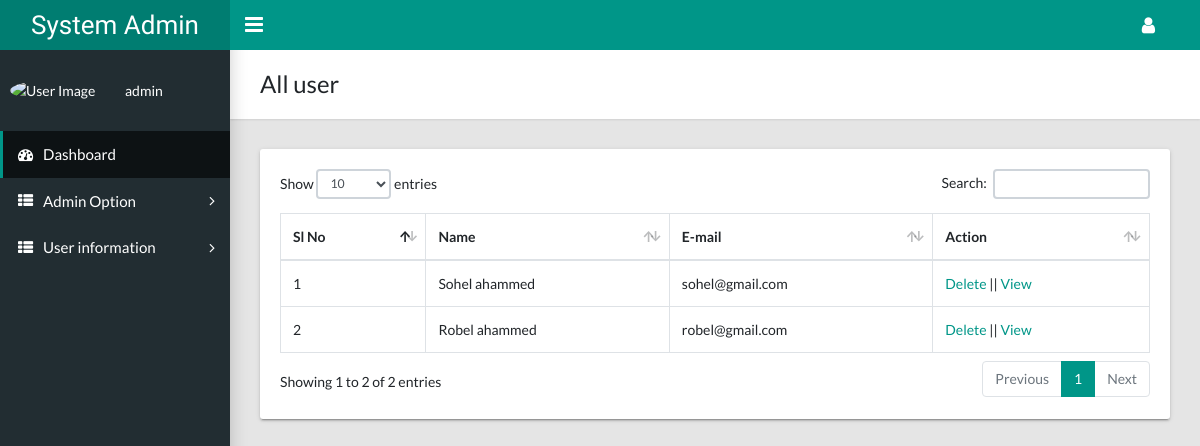
/admin/allsystemuser.php (signed in), run on the app's committed database.
### tables this page shows
CREATE TABLE `tbl_user` (
  `userid` int(11) NOT NULL,
  `name` varchar(100) NOT NULL,
  `email` varchar(100) NOT NULL,
  `password` varchar(100) NOT NULL
);

### class/User.php (called while the page is built, shortened)
<?php
   $filepath = realpath(dirname(__FILE__));
   include_once ($filepath.'/../libs/Database.php');
   include_once ($filepath.'/../libs/Session.php');
 ?>
<?php
  class User{
     private $db;
     public function __construct(){
          $this->db = new Database();
   }
  public function getallsystemuser(){
            $query = "SELECT * FROM tbl_user  ORDER BY userid DESC";
            $result = $this->db->select($query);
            return $result;
  }
 }
?>

### libs/Database.php (called while the page is built, shortened)
<?php
Class Database{
     public $host   = DB_HOST;
     public $user   = DB_USER;
     public $pass   = DB_PASS;
     public $dbname = DB_NAME;
     public $link;
     private function connectDB(){
             $this->link = new mysqli($this->host, $this->user, $this->pass,
              $this->dbname);
     }
      public function select($query){
            $result = $this->link->query($query) or
             die($this->link->error.__LINE__);
            if($result->num_rows > 0){
              return $result;
            } else {
              return false;
            }
       }
}
?>

### libs/Session.php (called while the page is built, shortened)
<?php
class Session{
 public static function get($key){
            if (isset($_SESSION[$key])) {
             return $_SESSION[$key];
            } else {
             return false;
            }
      }
}
?>

### admin/allsystemuser.php (the view, shortened to what this page needs)
<?php include 'inc/header.php'; ?>
<?php include 'inc/sidebar.php'; ?>
    <main class="app-content">
      <div class="app-title">
        <div>
          <h1>All user</h1>
        </div>
      </div>
      <div class="row">
        <div class="col-md-12">
          <div class="tile">
            <div class="tile-body">
              <table class="table table-hover table-bordered" id="sampleTable">
                <thead>
                  <tr>
                    <th>Sl No</th>
                    <th>Name</th>
                    <th>E-mail</th>
                    <th>Action</th>
                  </tr>
                </thead>
                <tbody>
             <?php
                 $userrole = Session::get('role');
                 $Getallsystemuser = $user->getallsystemuser();
                 if ($Getallsystemuser) {
                  $i=0;
                  while ($value = $Getallsystemuser->fetch_assoc()) {
                  $i++;
             ?>
                  <tr>
                    <td><?php echo $i; ?></td>
                    <td><?php echo $value['name']; ?></td>
                    <td><?php echo $value['email']; ?></td>
                    <td>
                      <?php
                          if($userrole==3){ ?>
                            <a onclick="return confirm('Are you sure to delete?');" href="?deluserid=<?php echo $value['userid']; ?>">Delete</a> || <a href="userview.php?viewid=<?php echo $value['userid']; ?>">View</a>
                       <?php }else{  ?>
                           <a href="userview.php?viewid=<?php echo $value['userid']; ?>">View</a>
                      <?php } ?>
                    </td>
                  </tr>
            <?php } } ?>
                </tbody>
              </table>
            </div>
          </div>
        </div>
      </div>
    </main>
  </body>
</html>

### data on the page
tbl_user: name "Sohel ahammed", email "sohel@gmail.com"
tbl_user: name "Robel ahammed", email "robel@gmail.com"
